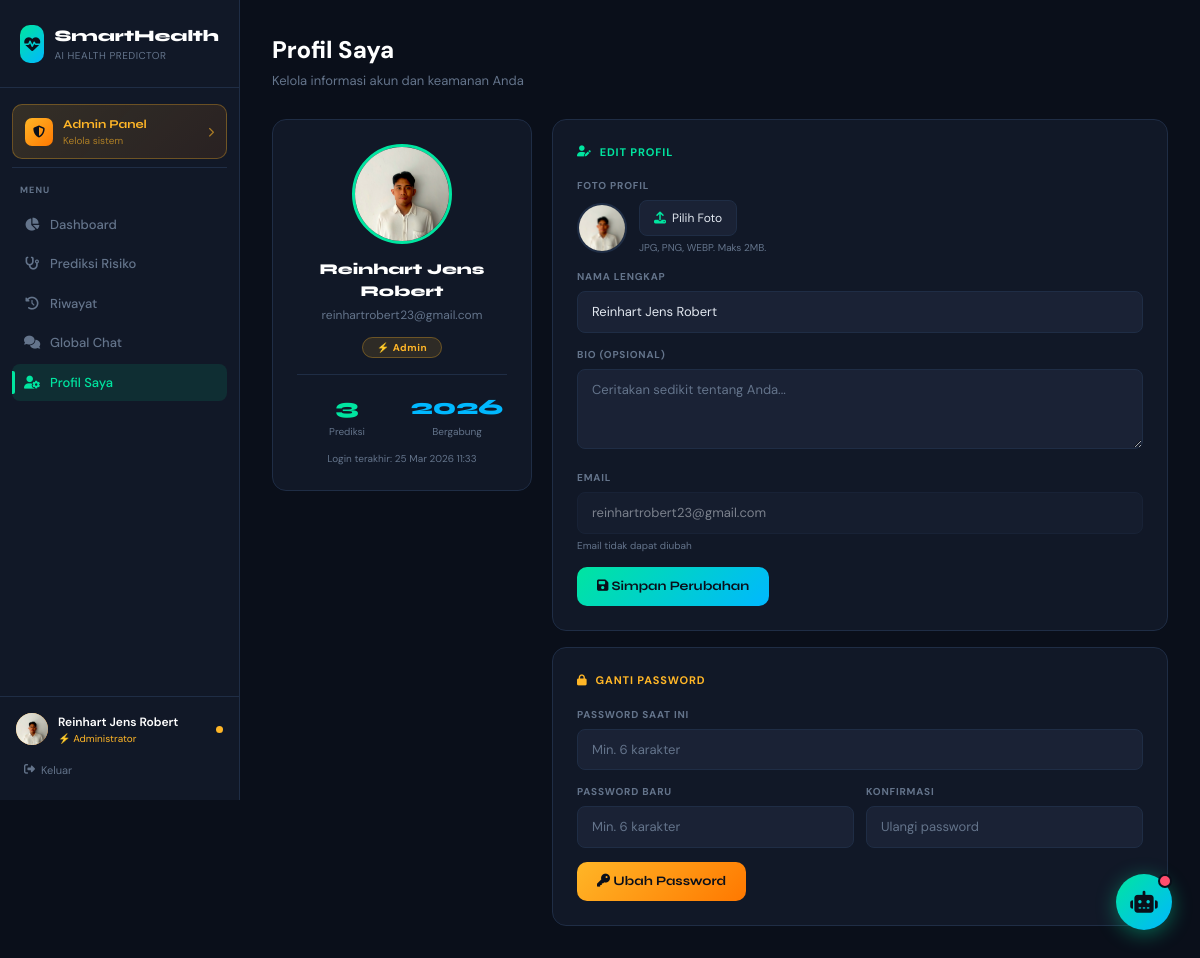
Screenshot of /pages/profil.php (signed in) with the database file from the repository.
### tables this page shows
CREATE TABLE `users` (
  `id` int NOT NULL,
  `name` varchar(100) NOT NULL,
  `email` varchar(100) NOT NULL,
  `password` varchar(255) NOT NULL,
  `role` enum('admin','user') DEFAULT 'user',
  `created_at` timestamp NULL DEFAULT CURRENT_TIMESTAMP,
  `avatar` varchar(255) DEFAULT NULL,
  `bio` text,
  `status` enum('active','banned') DEFAULT 'active',
  `last_login` datetime DEFAULT NULL
);

### includes/auth_check.php (called while the page is built, shortened)
<?php
function isLoggedIn() {
    return isset($_SESSION['user_id']);
}
function isAdmin() {
    return isset($_SESSION['user_role']) && $_SESSION['user_role'] === 'admin';
}
function currentUser() {
    return [
        'id'     => $_SESSION['user_id'],
        'name'   => $_SESSION['user_name'],
        'role'   => $_SESSION['user_role'] ?? 'user',
        'avatar' => $_SESSION['user_avatar'] ?? null,
    ];
}

### pages/profil.php (the view, shortened to what this page needs)
<?php
require_once __DIR__ . '/../includes/auth_check.php';
$db     = getDB();
$userId = (int)$_SESSION['user_id'];
$result = $db->query("SELECT id, name, email, role, avatar, bio, status, created_at, last_login FROM users WHERE id=$userId");
$user = ($result && $result->num_rows > 0) ? $result->fetch_assoc() : array();
$totalPred = (int)$db->query("SELECT COUNT(*) as c FROM predictions WHERE user_id=$userId")->fetch_assoc()['c'];
include __DIR__ . '/../includes/header.php';
?>
<div class="page-header fade-up">
    <div class="page-title">Profil Saya</div>
    <div class="page-sub">Kelola informasi akun dan keamanan Anda</div>
</div>
<div style="display:grid;grid-template-columns:260px 1fr;gap:20px;align-items:start">
    <div class="fade-up">
        <div class="card" style="padding:24px;text-align:center">
            <div style="width:100px;height:100px;margin:0 auto 14px">
                <?php if ($user['avatar']): ?>
                <img src="/uploads/avatars/<?php echo htmlspecialchars($user['avatar']); ?>"
                     style="width:100px;height:100px;border-radius:50%;object-fit:cover;border:3px solid var(--accent)">
                <?php endif; ?>
            </div>
            <div style="font-family:'Syne',sans-serif;font-weight:800;font-size:15px;color:#fff;margin-bottom:3px"><?php echo htmlspecialchars($user['name']); ?></div>
            <div style="font-size:12px;color:var(--muted);margin-bottom:10px"><?php echo htmlspecialchars($user['email']); ?></div>
            <span style="background:<?php echo $user['role']==='admin' ? 'rgba(255,182,39,.12)' : 'rgba(0,229,160,.1)'; ?>;border:1px solid <?php echo $user['role']==='admin' ? 'rgba(255,182,39,.3)' : 'rgba(0,229,160,.2)'; ?>;color:<?php echo $user['role']==='admin' ? 'var(--warning)' : 'var(--accent)'; ?>;border-radius:20px;padding:3px 14px;font-size:10px;font-weight:700;letter-spacing:.06em">
                <?php echo $user['role']==='admin' ? '&#9889; Admin' : '&#128100; User'; ?>
            </span>
            <div style="height:1px;background:var(--border);margin:16px 0"></div>
            <div style="display:grid;grid-template-columns:1fr 1fr;gap:10px;text-align:center">
                <div>
                    <div style="font-family:'Syne',sans-serif;font-size:22px;font-weight:800;color:var(--accent)"><?php echo $totalPred; ?></div>
                    <div style="font-size:10px;color:var(--muted)">Prediksi</div>
                </div>
                <div>
                    <div style="font-family:'Syne',sans-serif;font-size:22px;font-weight:800;color:var(--accent2)"><?php echo date('Y', strtotime($user['created_at'])); ?></div>
                    <div style="font-size:10px;color:var(--muted)">Bergabung</div>
                </div>
            </div>
            <?php if ($user['last_login']): ?>
            <div style="margin-top:12px;font-size:10px;color:var(--muted)">
                Login terakhir: <?php echo date('d M Y H:i', strtotime($user['last_login'])); ?>
            </div>
            <?php endif; ?>
        </div>
    </div>
    <div style="display:flex;flex-direction:column;gap:16px">
        <div class="card fade-up-2" style="padding:24px">
            <div style="font-size:11px;font-weight:700;letter-spacing:.08em;text-transform:uppercase;color:var(--accent);margin-bottom:18px;display:flex;align-items:center;gap:8px">
                <i class="fas fa-user-edit"></i> Edit Profil
            </div>
            <form method="POST" enctype="multipart/form-data">
                <div style="display:grid;gap:14px">
                    <div>
                        <label style="display:block;font-size:10px;font-weight:700;letter-spacing:.08em;text-transform:uppercase;color:var(--muted);margin-bottom:7px">Foto Profil</label>
                        <div style="display:flex;align-items:center;gap:12px">
                            <div id="avatarPreviewWrap" style="width:50px;height:50px;border-radius:50%;overflow:hidden;border:2px solid var(--border);flex-shrink:0">
                                <?php if ($user['avatar']): ?>
                                <img src="/uploads/avatars/<?php echo htmlspecialchars($user['avatar']); ?>" style="width:100%;height:100%;object-fit:cover">
                                <?php else: ?>
                                <div style="width:100%;height:100%;background:var(--surface2);display:flex;align-items:center;justify-content:center;font-family:'Syne',sans-serif;font-weight:800;font-size:16px;color:var(--accent)"><?php echo strtoupper(substr($user['name'],0,1)); ?></div>
                                <?php endif; ?>
                            </div>
                            <div>
                                <label for="avatarInput" style="display:inline-flex;align-items:center;gap:6px;background:var(--surface2);border:1px solid var(--border);border-radius:8px;padding:8px 14px;font-size:12px;color:var(--text);cursor:pointer">
                                    <i class="fas fa-upload" style="color:var(--accent)"></i> Pilih Foto
                                </label>
                                <div style="font-size:10px;color:var(--muted);margin-top:4px">JPG, PNG, WEBP. Maks 2MB.</div>
                            </div>
                        </div>
                    </div>
                    <div>
                        <label style="display:block;font-size:10px;font-weight:700;letter-spacing:.08em;text-transform:uppercase;color:var(--muted);margin-bottom:7px">Nama Lengkap</label>
                        <input type="text" name="name" required value="<?php echo htmlspecialchars($user['name']); ?>" class="form-input">
                    </div>
                    <div>
                        <label style="display:block;font-size:10px;font-weight:700;letter-spacing:.08em;text-transform:uppercase;color:var(--muted);margin-bottom:7px">Bio (opsional)</label>
                        <textarea name="bio" rows="3" class="form-input" style="resize:vertical" placeholder="Ceritakan sedikit tentang Anda..."><?php echo htmlspecialchars($user['bio']); ?></textarea>
                    </div>
                    <div>
                        <label style="display:block;font-size:10px;font-weight:700;letter-spacing:.08em;text-transform:uppercase;color:var(--muted);margin-bottom:7px">Email</label>
                        <input type="email" value="<?php echo htmlspecialchars($user['email']); ?>" class="form-input" disabled style="opacity:.5;cursor:not-allowed">
                        <div style="font-size:10px;color:var(--muted);margin-top:4px">Email tidak dapat diubah</div>
                    </div>
                    <div>
                        <button type="submit" class="btn-primary" style="padding:10px 20px;font-size:13px">
                            <i class="fas fa-save"></i> Simpan Perubahan
                        </button>
                    </div>
                </div>
            </form>
        </div>
        <div class="card fade-up-3" style="padding:24px">
            <div style="font-size:11px;font-weight:700;letter-spacing:.08em;text-transform:uppercase;color:var(--warning);margin-bottom:18px;display:flex;align-items:center;gap:8px">
                <i class="fas fa-lock"></i> Ganti Password
            </div>
            <form method="POST">
                <div style="display:grid;gap:14px">
                    <div>
                        <label style="display:block;font-size:10px;font-weight:700;letter-spacing:.08em;text-transform:uppercase;color:var(--muted);margin-bottom:7px">Password Saat Ini</label>
                        <input type="password" name="current_password" required placeholder="Min. 6 karakter" class="form-input">
                    </div>
                    <div style="display:grid;grid-template-columns:1fr 1fr;gap:12px">
                        <div>
                            <label style="display:block;font-size:10px;font-weight:700;letter-spacing:.08em;text-transform:uppercase;color:var(--muted);margin-bottom:7px">Password Baru</label>
                            <input type="password" name="new_password" required placeholder="Min. 6 karakter" class="form-input">
                        </div>
                        <div>
                            <label style="display:block;font-size:10px;font-weight:700;letter-spacing:.08em;text-transform:uppercase;color:var(--muted);margin-bottom:7px">Konfirmasi</label>
                            <input type="password" name="confirm_password" required placeholder="Ulangi password" class="form-input">
                        </div>
                    </div>
                    <div>
                        <button type="submit" class="btn-primary" style="padding:10px 20px;font-size:13px;background:linear-gradient(135deg,var(--warning),#ff7800)">
                            <i class="fas fa-key"></i> Ubah Password
                        </button>
                    </div>
                </div>
            </form>
        </div>
    </div>
</div>
<?php include __DIR__ . '/../includes/footer.php'; ?>

### includes/header.php (shortened to what this page needs)
<?php
require_once __DIR__ . '/../includes/auth_check.php';
$_sidebarUser = currentUser();
$currentPage = basename($_SERVER['PHP_SELF']);
?>
<!DOCTYPE html>
<html lang="id">
<head>
    <script src="https://cdn.tailwindcss.com"></script>
    <link rel="stylesheet" href="https://cdnjs.cloudflare.com/ajax/libs/font-awesome/6.5.0/css/all.min.css"/>
</head>
<body>
<?php if (isLoggedIn()): ?>
<aside class="sidebar">
    <div class="sidebar-logo">
        <div style="display:flex;align-items:center;gap:10px">
            <div class="logo-icon"><i class="fas fa-heartbeat"></i></div>
            <div>
                <div class="logo-text">SmartHealth</div>
                <div class="logo-sub">AI HEALTH PREDICTOR</div>
            </div>
        </div>
    </div>
    <nav class="nav-section">
        <?php if(isAdmin()): ?>
        <div style="margin-bottom:8px">
            <a href="/admin/dashboard.php" style="display:flex;align-items:center;gap:10px;padding:10px 12px;border-radius:10px;background:linear-gradient(135deg,rgba(255,182,39,.15),rgba(255,120,0,.1));border:1px solid rgba(255,182,39,.3);text-decoration:none;transition:opacity .2s" onmouseover="this.style.opacity='.8'" onmouseout="this.style.opacity='1'">
                <div style="width:28px;height:28px;background:linear-gradient(135deg,var(--warning),#ff7800);border-radius:7px;display:flex;align-items:center;justify-content:center;flex-shrink:0">
                    <i class="fas fa-shield-halved" style="color:#0a0f1a;font-size:12px"></i>
                </div>
                <div>
                    <div style="font-family:'Syne',sans-serif;font-size:12px;font-weight:700;color:var(--warning)">Admin Panel</div>
                    <div style="font-size:10px;color:rgba(255,182,39,.6)">Kelola sistem</div>
                </div>
                <i class="fas fa-chevron-right" style="color:var(--warning);font-size:10px;margin-left:auto;opacity:.6"></i>
            </a>
        </div>
        <div style="height:1px;background:var(--border);margin-bottom:8px"></div>
        <?php endif; ?>
        <div class="nav-label">Menu</div>
        <a href="/pages/dashboard.php" class="nav-link <?= $currentPage==='dashboard.php'?'active':'' ?>">
            <i class="fas fa-chart-pie"></i> Dashboard
        </a>
        <a href="/pages/predict.php" class="nav-link <?= $currentPage==='predict.php'?'active':'' ?>">
            <i class="fas fa-stethoscope"></i> Prediksi Risiko
        </a>
        <a href="/pages/history.php" class="nav-link <?= $currentPage==='history.php'?'active':'' ?>">
            <i class="fas fa-history"></i> Riwayat
        </a>
        <a href="/pages/chat.php" class="nav-link <?= $currentPage==='chat.php'?'active':'' ?>">
            <i class="fas fa-comments"></i> Global Chat
        </a>
        <a href="/pages/profil.php" class="nav-link <?= $currentPage==='profil.php'?'active':'' ?>">
            <i class="fas fa-user-cog"></i> Profil Saya
        </a>
    </nav>
    <div class="sidebar-user">
        <div style="display:flex;align-items:center;gap:10px;margin-bottom:10px">
            <div class="user-avatar" style="background:<?= isAdmin() ? 'linear-gradient(135deg,var(--warning),#ff7800)' : 'linear-gradient(135deg,var(--accent),var(--accent2))' ?>">
                <?php if($_sidebarUser['avatar']): ?>
                <img src="/uploads/avatars/<?= htmlspecialchars($_sidebarUser['avatar']) ?>" style="width:100%;height:100%;object-fit:cover;border-radius:50%">
                <?php else: echo strtoupper(substr($_sidebarUser['name'],0,1)); endif; ?>
            </div>
            <div style="flex:1;min-width:0">
                <div style="font-size:12px;font-weight:600;color:#fff;white-space:nowrap;overflow:hidden;text-overflow:ellipsis"><?= htmlspecialchars($_sidebarUser['name']) ?></div>
                <div style="font-size:10px;color:<?= isAdmin() ? 'var(--warning)' : 'var(--muted)' ?>"><?= isAdmin() ? '⚡ Administrator' : 'User' ?></div>
            </div>
            <div class="pulse-dot" style="width:7px;height:7px;background:<?= isAdmin() ? 'var(--warning)' : 'var(--accent)' ?>;border-radius:50%"></div>
        </div>
        <a href="/auth/logout.php" class="logout-btn">
            <i class="fas fa-sign-out-alt"></i> Keluar
        </a>
    </div>
</aside>
<main class="main">
<?php else: ?>
<main>
<?php endif; ?>

### rows the page displays
users: avatar (picture), name "Reinhart Jens Robert", email "reinhartrobert23@gmail.com", created_at "2026", last_login "25 Mar 2026 11:33"

### other values shown
$totalPred "3"
